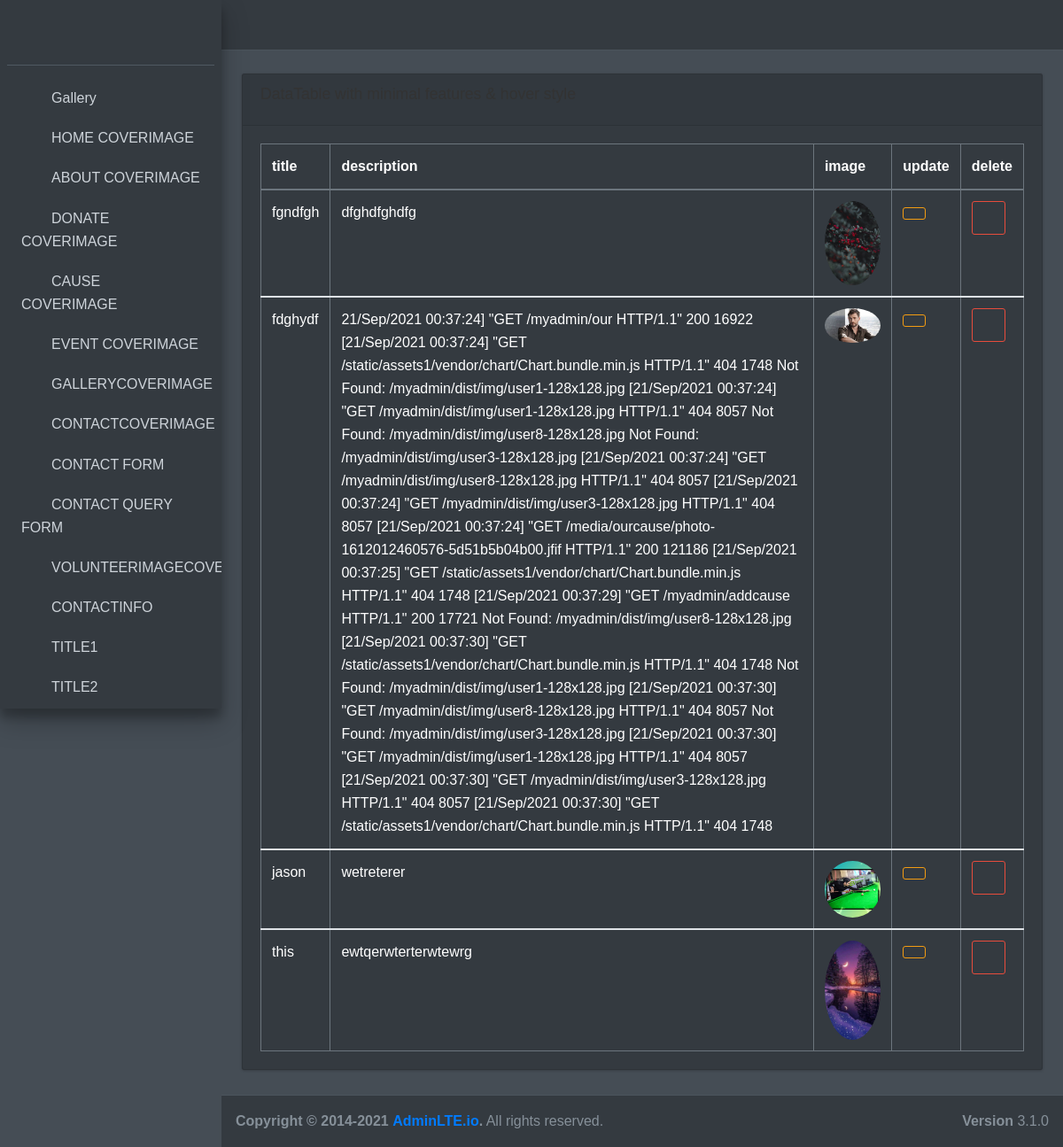
Page /myadmin/our on the committed database.
### ngoapp/models.py (models this page shows, shortened)
class ourcause(models.Model):
    title = models.CharField(max_length=100,blank=False)
    description = models.TextField(max_length=800,blank=False)
    image = models.ImageField(upload_to='ourcause/',blank=False)

### myadmin/views.py (the view, shortened to what this page needs)
# urls.py: path('our',views.our,name='our'),#display + add
def our(request):
    causedata = ourcause.objects.all()
    context = {'cau': causedata,}
    return render(request,'ourcausem/our.html',context)

### template/ourcausem/our.html (shortened to what this page needs)
{%extends "adminbase.html"%}{% load static %}
{%block content %}
  <div class="content-wrapper">
   <section class="content">
   <div class="container-fluid">
     <div class="row">
       <div class="col-12">
         <div class="card">
           <div class="card-header">
             <h3 class="card-title">DataTable with minimal features & hover style</h3>
           </div>
           <div class="card-body">
             <table id="example2" class="table table-bordered table-hover">
               <thead>
               <tr>
                 <th>title</th>
                 <th>description</th>
                 <th>image</th>
                 <th>update</th>
                 <th>delete</th>
               </tr>
               </thead>
   {% for i in cau %}
               <tbody>
               <tr>
                 <td>{{i.title}}</td>
                 <td>{{i.description}}</td>
                 <td> <div class="col-0  text-center">  <a href="{{i.image.url}}" data-toggle="lightbox" data-title="sample 1 - white" data-gallery="gallery">
                    <img src="{{i.image.url}}" alt="user-avatar" class="img-circle img-fluid">
                  </div></td>
                  <td>
                    <form action="{% url 'upou' i.id%}">
                            <button class="btn btn-outline-warning" data-toggle="tooltip" data-placement="top" title="update">
                              </button>
                          </form>
                        </td>
                 <td><form action="{% url 'ourdel' i.id%}">
                    <button class="btn btn-outline-danger" data-toggle="tooltip" data-placement="top" title="Delete">
                                           <i class="zmdi zmdi-delete"></i></button></form>
                                           </td>
               </tr>
               </tbody>
            {% endfor %}
             </table>
           </div>
         </div>
  </div>
{%endblock%}

### template/adminbase.html (shortened to what this page needs)
{% load static %}
<!DOCTYPE html>
<html lang="en">
<head>
 <link rel="stylesheet" href="{% static "plugins/fontawesome-free/css/all.min.css" %}">
 <link rel="stylesheet" href="{% static "plugins/overlayScrollbars/css/OverlayScrollbars.min.css"  %}">
 <link rel="stylesheet" href="{% static "dist/css/adminlte.min.css"  %}">
 <link rel="stylesheet" href="{% static "plugins/daterangepicker/daterangepicker.css" %}">
   <link rel="stylesheet" href="{% static "plugins/icheck-bootstrap/icheck-bootstrap.min.css"  %}">
   <link rel="stylesheet" href="{% static "plugins/fontawesome-free/css/all.min.css" %}">
   <link rel="stylesheet" href="{% static "plugins/daterangepicker/daterangepicker.css" %}">
   <link rel="stylesheet" href="{% static "plugins/icheck-bootstrap/icheck-bootstrap.min.css" %}">
   <link rel="stylesheet" href="{% static "plugins/bootstrap-colorpicker/css/bootstrap-colorpicker.min.css" %}">
   <link rel="stylesheet" href="{% static "plugins/tempusdominus-bootstrap-4/css/tempusdominus-bootstrap-4.min.css" %}">
   <link rel="stylesheet" href="{% static "plugins/select2/css/select2.min.css" %}">
   <link rel="stylesheet" href="{% static "plugins/select2-bootstrap4-theme/select2-bootstrap4.min.css" %}">
   <link rel="stylesheet" href="{% static "plugins/bootstrap4-duallistbox/bootstrap-duallistbox.min.css" %}">
   <link rel="stylesheet" href="{% static "plugins/bs-stepper/css/bs-stepper.min.css" %}">
   <link rel="stylesheet" href="{% static "plugins/dropzone/min/dropzone.min.css" %}">
   <link rel="stylesheet" href="{% static "dist/css/adminlte.min.css" %}">
 <link href="{% static 'assets1/css/font-face.css' %}" rel="stylesheet" media="all">
 <link href="{% static 'assets1/vendor/font-awesome-5/css/fontawesome-all.min.css' %}" rel="stylesheet" media="all">
 <link href="{% static 'assets1/vendor/font-awesome-4.7/css/font-awesome.min.css' %}" rel="stylesheet" media="all">
 <link href="{% static 'assets1/vendor/mdi-font/css/material-design-iconic-font.min.css' %}" rel="stylesheet" media="all">
 <link href="{% static 'assets1/vendor/bootstrap-4.1/bootstrap.min.css' %}" rel="stylesheet" media="all">
 <link href="{% static 'assets1/vendor/animsition/animsition.min.css' %}" rel="stylesheet" media="all">
 <link href="{% static 'assets1/vendor/bootstrap-progressbar/bootstrap-progressbar-3.3.4.min.css' %}" rel="stylesheet" media="all">
 <link href="{% static 'assets1/vendor/wow/animate.css' %}" rel="stylesheet" media="all">
 <link href="{% static 'assets1/vendor/css-hamburgers/hamburgers.min.css' %}" rel="stylesheet" media="all">
 <link href="{% static 'assets1/vendor/slick/slick.css' %}" rel="stylesheet" media="all">
 <link href="{% static 'assets1/vendor/select2/select2.min.css' %}" rel="stylesheet" media="all">
 <link href="{% static 'assets1/vendor/perfect-scrollbar/perfect-scrollbar.css' %}" rel="stylesheet" media="all">
 <link href="{% static 'assets1/css/theme.css' %}" rel="stylesheet" media="all">
</head>
<body class="hold-transition dark-mode sidebar-mini layout-fixed layout-navbar-fixed layout-footer-fixed">
<div class="wrapper">
 <nav class="main-header navbar navbar-expand navbar-dark">
   <ul class="navbar-nav">
     <li class="nav-item">
       <a class="nav-link" data-widget="pushmenu" href="#" role="button"><i class="fas fa-bars"></i></a>
     </li>
   </ul>
 </nav>
 <aside class="main-sidebar sidebar-dark-primary elevation-4">
   <div class="sidebar">
     <div class="user-panel mt-3 pb-3 mb-3 d-flex">
     </div>
     <nav class="mt-2">
       <ul class="nav nav-pills nav-sidebar flex-column" data-widget="treeview" role="menu" data-accordion="false">
         <li class="nav-item">
           <a href="pages/gallery.html" class="nav-link">
             <i class="nav-icon far fa-image"></i>
             <p>Gallery  <i class="right fas fa-angle-left"></i></p>
           </a>
         </li>
         <li class="nav-item">
           <a href="pages/gallery.html" class="nav-link">
             <i class="nav-icon far fa-image"></i>
             <p>HOME COVERIMAGE<i class="right fas fa-angle-left"></i></p>
           </a>
         </li>
         <li class="nav-item">
           <a href="pages/gallery.html" class="nav-link">
             <i class="nav-icon far fa-image"></i>
             <p>ABOUT COVERIMAGE<i class="right fas fa-angle-left"></i></p>
           </a>
         </li>
         <li class="nav-item">
           <a href="pages/gallery.html" class="nav-link">
             <i class="nav-icon far fa-image"></i>
             <p>DONATE COVERIMAGE<i class="right fas fa-angle-left"></i></p>
           </a>
         </li>
         <li class="nav-item">
           <a href="pages/gallery.html" class="nav-link">
             <i class="nav-icon far fa-image"></i>
             <p>CAUSE COVERIMAGE<i class="right fas fa-angle-left"></i></p>
           </a>
         </li>
                  <li class="nav-item">
                    <a href="pages/gallery.html" class="nav-link">
                      <i class="nav-icon far fa-image"></i>
                      <p>EVENT COVERIMAGE<i class="right fas fa-angle-left"></i></p>
                    </a>
                  </li>
                                    <li class="nav-item">
                                      <a href="pages/gallery.html" class="nav-link">
                                        <i class="nav-icon far fa-image"></i>
                                        <p>GALLERYCOVERIMAGE<i class="right fas fa-angle-left"></i></p>
                                      </a>
                                    </li>
                                                                        <li class="nav-item">
                                                                          <a href="pages/gallery.html" class="nav-link">
                                                                            <i class="nav-icon far fa-image"></i>
                                                                            <p>CONTACTCOVERIMAGE<i class="right fas fa-angle-left"></i></p>
                                                                          </a>
                                                                        </li>
                                                                        <li class="nav-item">
                                                                          <a href="pages/gallery.html" class="nav-link">
                                                                            <i class="nav-icon far fa-image"></i>
                                                                            <p>CONTACT FORM<i class="right fas fa-angle-left"></i></p>
                                                                          </a>
                                                                        </li>
                                                                        <li class="nav-item">
                                                                          <a href="pages/gallery.html" class="nav-link">
                                                                            <i class="nav-icon far fa-image"></i>
                                                                            <p>CONTACT QUERY FORM<i class="right fas fa-angle-left"></i></p>
                                                                          </a>
                                                                        </li>
                                                                        <li class="nav-item">
                                                                          <a href="pages/gallery.html" class="nav-link">
                                                                            <i class="nav-icon far fa-image"></i>
                                                                            <p>VOLUNTEERIMAGECOVER<i class="right fas fa-angle-left"></i></p>
                                                                          </a>
                                                                        </li>
                                                                        <li class="nav-item">
                                                                          <a href="pages/gallery.html" class="nav-link">
                                                                            <i class="nav-icon far fa-image"></i>
                                                                            <p>CONTACTINFO<i class="right fas fa-angle-left"></i></p>
                                                                          </a>
                                                                        </li>
         <li class="nav-item">
           <a href="pages/gallery.html" class="nav-link">
             <i class="nav-icon far fa-image"></i>
             <p>TITLE1</p>  <i class="right fas fa-angle-left"></i></p>
           </a>
         </li>
         <li class="nav-item">
           <a href="pages/gallery.html" class="nav-link">
             <i class="nav-icon far fa-image"></i>
             <p>TITLE2</p>  <i class="right fas fa-angle-left"></i></p>
           </a>
         </li>
     </nav>
   </div>
 </aside>
{%block content%}
  {%endblock%}
 <footer class="main-footer">
   <strong>Copyright &copy; 2014-2021 <a href="https://adminlte.io">AdminLTE.io</a>.</strong>
   All rights reserved.
   <div class="float-right d-none d-sm-inline-block">
     <b>Version</b> 3.1.0
   </div>
 </footer>
</div>
  <link rel="stylesheet" href="{% static "plugins/fontawesome-free/css/all.min.css" %}">
</body>
</html>

### rows in the picture
ourcause: title "fgndfgh", description "dfghdfghdfg", image (picture)
ourcause: title "fdghydf", description "21/Sep/2021 00:37:24] \"GET /myadmin/our HTTP/1.1\" 200 16922 [21/Sep/2021 00:37:24] \"GET /static/assets1/vendor/chart/Chart.bundle.min.js HTTP/1.1\" 404 1748 Not Found: /myadmin/dist/img/user1-128x128.jpg [21/Sep/2021 00:37:24] \"GET /myadmin/dist/img/user1-128x128.jpg HTTP/1.1\" 404 8057 Not Found: /myadmin/dist/img/user8-128x128.jpg Not Found: /myadmin/dist/img/user3-128x128.jpg [21/Sep/2021 00:37:24] \"GET /myadmin/dist/img/user8-128x128.jpg HTTP/1.1\" 404 8057 [21/Sep/2021 00:37:24] \"GET /myadmin/dist/img/user3-128x128.jpg HTTP/1.1\" 404 8057 [21/Sep/2021 00:37:24] \"GET /media/ourcause/photo-1612012460576-5d51b5b04b00.jfif HTTP/1.1\" 200 121186 [21/Sep/2021 00:37:25] \"GET…", image (picture)
ourcause: title "jason", description "wetreterer", image (picture)
ourcause: title "this", description "ewtqerwterterwtewrg", image (picture)
